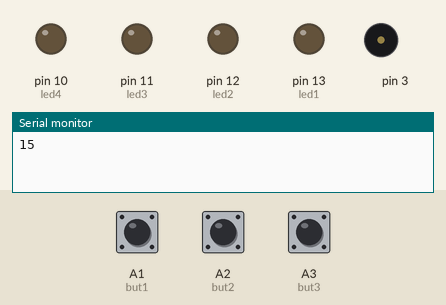
Recording of a sketch running on a simulated Arduino Uno, built with avr-gcc and run on an emulated ATmega328P. Shown: output pins drawn as LEDs (lit = HIGH), buzzer (waves = sounding), the last lines printed to the serial monitor. Dashed ring = blinking. The test bench sets the inputs (shaded band); at power-on: A3 (but3) HIGH, A2 (but2) HIGH, A1 (but1) HIGH.

Above: at 1.2 s.
1.3 s: A3 (but3) pulled LOW for 0.15 s
At 3.5 s:
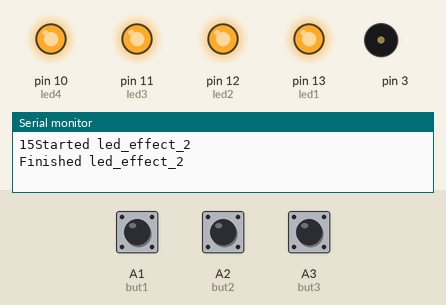
3.8 s: A2 (but2) pulled LOW for 0.15 s
At 4.9 s:
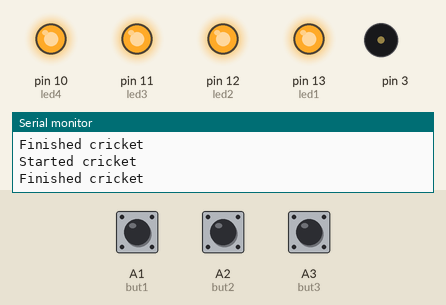
5.4 s: A3 (but3) pulled LOW for 1 s
At 5.47 s:
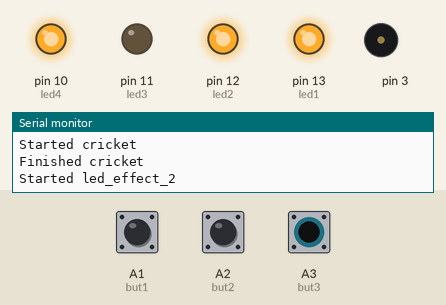
11.4 s: A3 (but3) pulled LOW for 3.2 s
At 12.38 s:
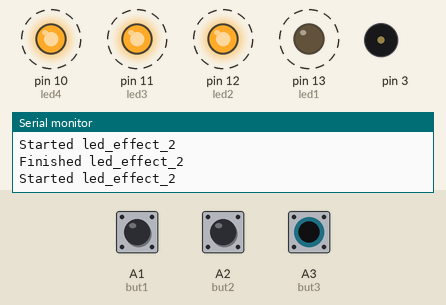
Timing chart, 0 to 16.4 s (numbered marks = the images above; inputs shaded):
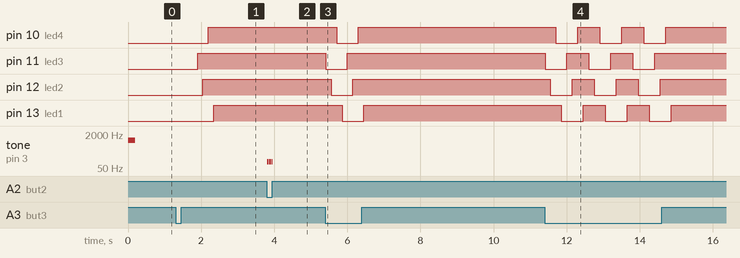

Measured:
- after the input at 1.3 s, pin 10 (led4): LOW → HIGH after 0.90 s; pin 11 (led3): LOW → HIGH after 0.60 s; pin 12 (led2): LOW → HIGH after 0.75 s; pin 13 (led1): LOW → HIGH after 1.1 s
- after the input at 3.8 s, tone on pin 3: alternates 100 Hz for 0.01 s and silent for 0.03 s, 10 changes in all, then stays silent, starting at once
- after the input at 5.4 s, pin 10 (led4): HIGH → LOW after 0.30 s, → HIGH 0.60 s later; pin 11 (led3): HIGH → LOW at once, → HIGH 0.60 s later; pin 12 (led2): HIGH → LOW after 0.15 s, → HIGH 0.60 s later; pin 13 (led1): HIGH → LOW after 0.45 s, → HIGH 0.60 s later
- after the input at 11.4 s, pin 10 (led4): alternates HIGH for 0.60 s and LOW for 0.60 s, 6 changes in all, then stays HIGH, starting after 0.31 s; pin 11 (led3): alternates HIGH for 0.60 s and LOW for 0.60 s, 6 changes in all, then stays HIGH, starting at once

The sketch:

something_that_works_with_buttons_and_makes_sounds.ino
```cpp
const int led1=13;
const int led2=12;
const int led3=11;
const int led4=10;
const int but1=A1;
const int but2=A2;
const int but3=A3;
char var;

void setup() {
  // put your setup code here, to run once:
  pinMode(3, OUTPUT);
  tone(3, 750, 250);
  tone(3, 1000, 200);
  pinMode(led1, OUTPUT);
  pinMode(led2, OUTPUT);
  pinMode(led3, OUTPUT);
  pinMode(led4, OUTPUT);
  pinMode(but1, INPUT_PULLUP);
  pinMode(but2, INPUT_PULLUP);
  pinMode(but3, INPUT_PULLUP);
  Serial.begin(9600);
  Serial.print(but1);
}

void loop() {
  if (Serial.available()>0){
    var=Serial.read();
    Serial.print(var);
    //start_function(var);
  }

  else if (digitalRead(but1)==0){
    Serial.println("Started led_effect_1");
    led_effect_1();
    Serial.println("Finished led_effect_1");
    }
  else if (digitalRead(but2)==0){
    Serial.println("Started cricket");
    cricket();
    Serial.println("Finished cricket");
  }
  else if (digitalRead(but3)==0){
    Serial.println("Started led_effect_2");
    led_effect_2();
    Serial.println("Finished led_effect_2");
  }
  else {
    delay(50);
    //Serial.println(millis());
    }
}

void led_effect_1(){
  digitalWrite(led1, LOW);
  delay(1);
  digitalWrite(led1, HIGH);
  digitalWrite(led2, LOW);
  delay(1);
  digitalWrite(led2, HIGH);
  digitalWrite(led3, LOW);
  delay(1);
  digitalWrite(led3, HIGH);
  digitalWrite(led4, LOW);
  delay(1);
  digitalWrite(led4, HIGH);
}

void cricket(){
  tone(3, 50, 10);
  tone(3, 150, 10);
  tone(3, 100, 10);
}

void led_effect_2(){
  digitalWrite(led3, LOW);
  delay(150);
  digitalWrite(led2, LOW);
  delay(150);
  digitalWrite(led4, LOW);
  delay(150);
  digitalWrite(led1, LOW);
  delay(150);

  digitalWrite(led3, HIGH);
  delay(150);
  digitalWrite(led2, HIGH);
  delay(150);
  digitalWrite(led4, HIGH);
  delay(150);
  digitalWrite(led1, HIGH);
  delay(150);
}

void start_function(char var){
  if (var == "led_effect_1"){
    led_effect_1();
  }
  else if (var == "led_effect_2"){
    led_effect_2();
  }
  else if (var == "cricket"){
    cricket();
  }
}
```
